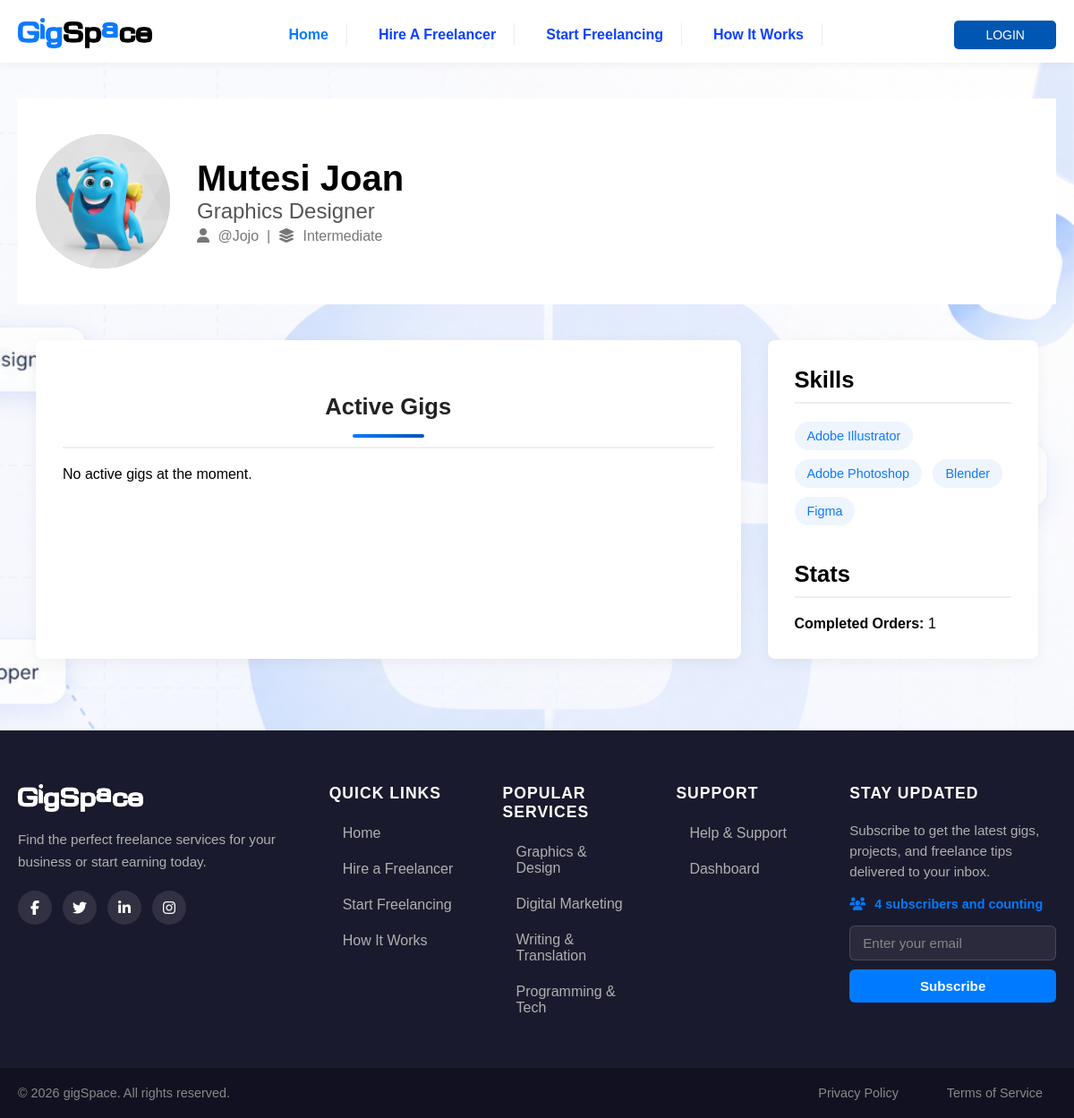
/view_freelancer.php?id=7, run on the app's committed database.
### tables this page shows
CREATE TABLE `users` (
  `id` int(11) NOT NULL,
  `username` varchar(50) NOT NULL,
  `email` varchar(100) NOT NULL,
  `password` text NOT NULL,
  `role` enum('client','freelancer') DEFAULT 'client',
  `is_verified` tinyint(1) DEFAULT 0,
  `is_active` tinyint(1) DEFAULT 1,
  `last_login` timestamp NULL DEFAULT NULL,
  `created_at` timestamp NOT NULL DEFAULT current_timestamp(),
  `updated_at` timestamp NOT NULL DEFAULT current_timestamp() ON UPDATE current_timestamp()
);

CREATE TABLE `profiles` (
  `id` int(11) NOT NULL,
  `user_id` int(11) DEFAULT NULL,
  `full_name` varchar(100) DEFAULT NULL,
  `phone_number` varchar(20) DEFAULT NULL,
  `profile_image` text DEFAULT NULL,
  `bio` text DEFAULT NULL,
  `country` varchar(50) DEFAULT NULL,
  `university` varchar(100) DEFAULT NULL,
  `created_at` timestamp NOT NULL DEFAULT current_timestamp(),
  `updated_at` timestamp NOT NULL DEFAULT current_timestamp() ON UPDATE current_timestamp()
);

CREATE TABLE `freelancer_profiles` (
  `id` int(11) NOT NULL,
  `user_id` int(11) DEFAULT NULL,
  `title` varchar(100) DEFAULT NULL,
  `experience_level` varchar(20) DEFAULT NULL,
  `rating` decimal(2,1) DEFAULT 0.0,
  `total_reviews` int(11) DEFAULT 0,
  `completed_orders` int(11) DEFAULT 0,
  `created_at` timestamp NOT NULL DEFAULT current_timestamp(),
  `updated_at` timestamp NOT NULL DEFAULT current_timestamp() ON UPDATE current_timestamp()
);

### view_freelancer.php (the view, shortened to what this page needs)
<?php
include('config/db_config.php');
$user_id = isset($_GET['id']) ? (int)$_GET['id'] : 0;
$q = "SELECT u.id AS user_id,u.username,u.email,u.role,p.full_name,p.profile_image,p.bio,p.country,fp.id AS freelancer_id,fp.title,fp.experience_level,fp.rating,fp.total_reviews,fp.completed_orders FROM users u JOIN freelancer_profiles fp ON u.id = fp.user_id LEFT JOIN profiles p ON u.id = p.user_id WHERE u.id = $user_id AND u.role IN ('freelancer', 'both') AND u.is_active = 1 LIMIT 1 ";
$res = mysqli_query($conn, $q);
$freelancer = mysqli_fetch_assoc($res);
if (!$freelancer) {
    $not_found = true;
} else {
    $freelancer_id = $freelancer['freelancer_id'];
    $image_path = 'images/default_image.jpg';
    if (!empty($freelancer['profile_image'])) {
        $upload_path = __DIR__ . '/dashboards/uploads/profile/' . $freelancer['profile_image'];
        if (file_exists($upload_path)) {
            $image_path = 'dashboards/uploads/profile/' . $freelancer['profile_image'];
        }
    }
    $skills = [];
    $skills_q = mysqli_query($conn, "SELECT s.name FROM skills s JOIN freelancer_skills fs ON s.id = fs.skill_id WHERE fs.freelancer_id = $freelancer_id ORDER BY s.name ASC ");
    while ($s = mysqli_fetch_assoc($skills_q)) {
        $skills[] = $s['name'];
    }
    $completed_orders_count_res = mysqli_query(
        $conn,
        "SELECT COUNT(*) AS completed_count " .
        "FROM orders " .
        "WHERE freelancer_id = " . (int)$freelancer_id . " AND status = 'completed'"
    );
    $completed_orders_count = 0;
    if ($completed_orders_count_res) {
        $row = mysqli_fetch_assoc($completed_orders_count_res);
        $completed_orders_count = (int)($row['completed_count'] ?? 0);
    }
    $gigs = mysqli_query($conn, " SELECT g.*, c.name AS category_name FROM gigs g LEFT JOIN categories c ON g.category_id = c.id WHERE g.freelancer_id = $freelancer_id AND g.status = 'active' ORDER BY g.created_at DESC ");
}
?>
<!DOCTYPE html>
<html lang="en">
<head>
    <?php include('assets/styling.php'); ?>
</head>
<body>
    <?php include('templates/header.php'); ?>
    <main>
        <?php if (isset($not_found) && $not_found): ?>
            <div class="no-results" >
                <h2>Freelancer not found</h2>
                <p>The freelancer you are looking for does not exist or is no longer active.</p>
                <a href="index.php" class="profile-btn">Back to Home</a>
            </div>
        <?php else: ?>
        <div class="view-profile-page">
            <div class="profile-header">
                <div class="profile-picture">
                    <img src="<?php echo htmlspecialchars($image_path); ?>" alt="<?php echo htmlspecialchars($freelancer['full_name'] ?? $freelancer['username']); ?>">
                </div>
                <div class="profile-info">
                    <h1 style="text-transform: capitalize;"><?php echo htmlspecialchars($freelancer['full_name'] ?? $freelancer['username']); ?></h1>
                    <h2 style="text-transform: capitalize;"><?php echo htmlspecialchars($freelancer['title'] ?? 'Freelancer'); ?></h2>
                    <p>
                        <i class="fas fa-user"></i> @<?php echo htmlspecialchars($freelancer['username']); ?>
                        <?php if ($freelancer['experience_level']): ?>
                            &nbsp;|&nbsp; <i class="fas fa-layer-group"></i> <?php echo ucfirst($freelancer['experience_level']); ?>
                        <?php endif; ?>
                    </p>
                </div>
            </div>
            <div class="profile-content">
                <div class="profile-main">
                    <h3 class="section-title">Active Gigs</h3>
                    <?php if (mysqli_num_rows($gigs) > 0): ?>
                        <div class="gigs-grid">
                            <?php while ($g = mysqli_fetch_assoc($gigs)):
                                $img_q = mysqli_query($conn, "SELECT image_url FROM gig_images WHERE gig_id=" . (int)$g['id'] . " LIMIT 1");
                                $img = mysqli_fetch_assoc($img_q);
                                $gig_img = 'dashboards/freelancer/gig_default.png';
                                if ($img && $img['image_url']) {
                                    $gig_img = 'dashboards/uploads/' . $img['image_url'];
                                }
                                $short_desc = strlen($g['description']) > 120 ? substr($g['description'], 0, 120) . '...' : $g['description'];
                            ?>
                            <div class="gig-card">
                                <img src="<?php echo $gig_img; ?>" alt="<?php echo htmlspecialchars($g['title']); ?>">
                                <div class="gig-body">
                                    <div class="gig-header">
                                        <h4><?php echo htmlspecialchars($g['title']); ?></h4>
                                    </div>
                                    <p class="gig-description"><?php echo htmlspecialchars($short_desc); ?></p>
                                    <div class="gig-meta">
                                        <small><?php echo htmlspecialchars($g['category_name'] ?? 'General'); ?></small>
                                        <small>Delivery: <?php echo (int)$g['delivery_time']; ?> days</small>
                                    </div>
                                    <div class="gig-price">$<?php echo number_format($g['price'], 2); ?></div>
                                    <div class="gig-actions">
                                        <a href="order.php?gig_id=<?php echo (int)$g['id']; ?>" class="gig-btn success">Order Now</a>
                                    </div>
                                </div>
                            </div>
                            <?php endwhile; ?>
                        </div>
                    <?php else: ?>
                        <p>No active gigs at the moment.</p>
                    <?php endif; ?>
                </div>
                <div class="profile-sidebar">
                    <h3>Skills</h3>
                    <?php if (count($skills) > 0): ?>
                        <ul class="skills-list">
                            <?php foreach ($skills as $skill): ?>
                                <li><?php echo htmlspecialchars($skill); ?></li>
                            <?php endforeach; ?>
                        </ul>
                    <?php else: ?>
                        <p>No skills listed.</p>
                    <?php endif; ?>
                    <h3 style="margin-top:30px;">Stats</h3>
                    <p><strong>Completed Orders:</strong> <?php echo (int)$completed_orders_count; ?></p>
                </div>
            </div>
        </div>
        <?php endif; ?>
    </main>
    <?php include('templates/footer.php'); ?>
</body>
</html>

### assets/styling.php (style rules this page uses)
* { margin: 0; padding: 0; box-sizing: border-box; font-family: sans-serif; }
li { list-style: none; }
img { position: relative; width: 100%; }
body { background-color: #F8F9FA; display: flex; flex-direction: column; min-height: 100vh; }
main { flex-grow: 1; padding-top: 70px; }
.profile-info p i { margin-right: 5px; }
.profile-header { background-color: #fff; padding: 40px 20px; display: flex; align-items: center; gap: 30px; }
.profile-picture { width: 150px; height: 150px; border-radius: 50%; background-color: #ccc; overflow: hidden; }
.profile-picture img { width: 100%; height: 100%; object-fit: cover; }
.profile-info h1 { margin: 0; font-size: 2.5rem; }
.profile-info h2 { margin: 0; font-size: 1.5rem; font-weight: 400; color: #555; }
.profile-info p { margin-top: 5px; color: #777; }
.profile-content { display: flex; flex-wrap: wrap; gap: 30px; padding: 40px 20px; max-width: 1200px; margin: 0 auto; }
.profile-main { flex: 3; min-width: 300px; background-color: #fff; padding: 30px; border-radius: 8px; box-shadow: 0 4px 15px rgba(0, 0, 0, 0.05); }
.profile-sidebar { flex: 1; min-width: 250px; background-color: #fff; padding: 30px; border-radius: 8px; box-shadow: 0 4px 15px rgba(0, 0, 0, 0.05); }
.profile-main h3, .profile-sidebar h3 { font-size: 1.6rem; margin-bottom: 20px; border-bottom: 2px solid #eee; padding-bottom: 10px; }
.skills-list li { background-color: #eef5ff; color: #0d7aff; padding: 8px 12px; border-radius: 20px; margin-bottom: 10px; display: inline-block; }
.section-title { font-size: 2.5rem; text-align: center; margin-bottom: 3rem; color: #333; position: relative; }
.section-title::after { content: ''; display: block; width: 80px; height: 4px; background: linear-gradient(90deg, #007bff, #0056b3); margin: 1rem auto 0; border-radius: 2px; }
.view-profile-page { padding: 40px 20px; max-width: 1200px; margin: 0 auto; background: url('images/lighttheme.png') center/cover fixed; background-size: cover; }
.section-title { font-size: 1.5rem; margin: 30px 0 15px; color: #222; }
.skills-list { list-style: none; padding: 0; }
.skills-list li { background-color: #eef5ff; color: #0d7aff; padding: 8px 14px; border-radius: 20px; margin: 0 8px 10px 0; display: inline-block; font-size: 0.9rem; }
body { background: #f5f7fb; }

### data on the page
users: profiles.profile_image (picture), profiles.full_name "Mutesi Joan", freelancer_profiles.title "Graphics Designer", username "Jojo", freelancer_profiles.experience_level "Intermediate"

### other printed values
$skill "Adobe Illustrator"
$skill "Adobe Photoshop"
$skill "Blender"
$skill "Figma"
$completed_orders_count "1"
$sub_count "4"
